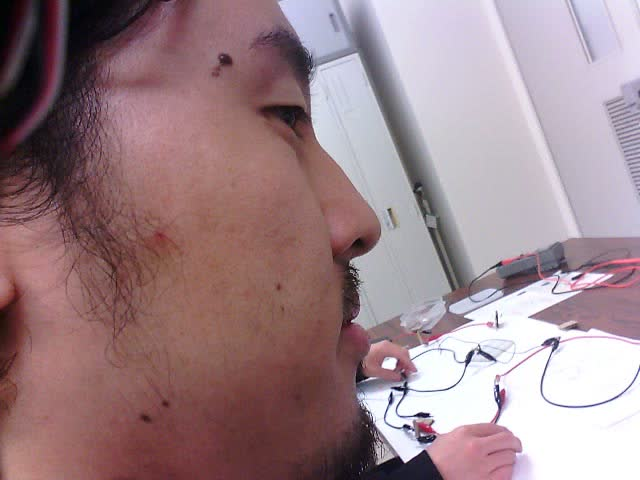
#> input picture edit_image/test/0/N_Train/image_00001.jpg, 640 x 480 px
$ python face_square_clips.py haarcascade_frontalface_default.xml ../edit_image/test/0/N_Train/image_00001.jpg 100
#> lines starting #> are read from the running program, lines starting #| are printed output that depends on the picture
# -*- coding: utf-8 -*-
import cv2
import os


def face_square_clips(cascade, file_img, msize):
    """顔切り取る関数"""
#> called with msize = 100
    img = cv2.imread(file_img, cv2.IMREAD_COLOR)
#> img is the input picture: shape (480, 640, 3); mean B, G, R 137.1, 131.6, 156.8
    gray = cv2.cvtColor(img, cv2.COLOR_BGR2GRAY)
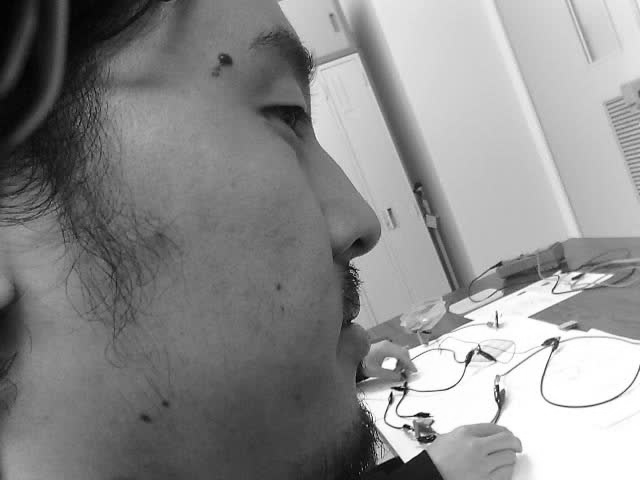
#> gray: shape (480, 640); min 2, max 255, mean 139.8
    faces = cascade.detectMultiScale(
        gray,
        scaleFactor=1.1,
        minNeighbors=3,
        minSize=(msize, msize),
        maxSize=(msize + 100, msize + 100),
    )
#> faces = ()
    f_name = os.path.splitext(os.path.basename(file_img))[0]
    # print(faces)
    if len(faces) == 0:
        return False, img, f_name, ()

    else:
        for (x, y, w, h) in faces:
            img1 = img[y : y + h, x : x + w]
            return True, img1, f_name, (x, y, w, h)


if __name__ == "__main__":
    import sys

    cascade = sys.argv[1]
    cascade = cv2.CascadeClassifier(cascade)
    img = sys.argv[2]
    size = int(sys.argv[3])
#> (the run stopped early here; a loop or call above may not have finished)
